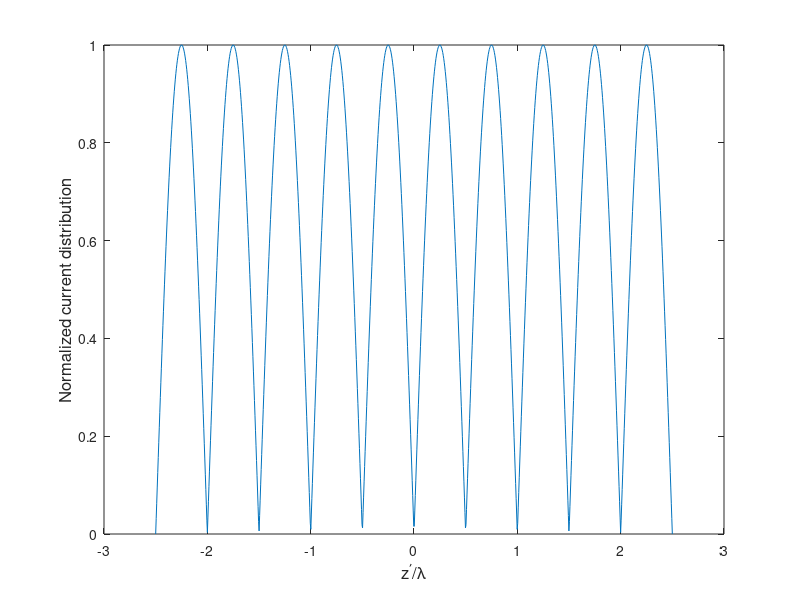

The MATLAB script that drew this image: (Note: this script raises an error after producing the figure.)
 clc;close all;clear all;
 L=input('Length of dipole in wavelengths:');
 eta=120*pi;
 I0=1;
 theta=(1:1:180)*pi/180;
 dth=theta(2)-theta(1);
 U=eta*(abs(I0)^2/(8*pi^2))*((cos((L*pi)*cos(theta))-cos(L*pi))./sin(theta)).^2;
 Umax=max(U);

 Prad=sum(U.*sin(theta)*dth*2*pi);

%Directivity
D=(4*pi*Umax)/Prad;
D_db=10*log10(D);

%Radiation resistance
Rr=(2*Prad)/(abs(I0)^2);

%Current distribution
z=linspace(-L/2,L/2,1000);
I=sin(2*pi*(L/2-abs(z)));
figure(1),plot(z,abs(I));
xlabel('z^{\prime}/\lambda','FontSize',12);
ylabel('Normalized current distribution','FontSize',12);

%Electric field pattern
theta=(1:1:360)*(pi/180);
r=10;
lambda=0.3;
k=(2*pi)/lambda;
L=lambda/2;
E=1i*eta*I0*exp(-1i*k*r)*(1/(2*pi*r))*((cos(k*L*cos(theta)/2)-cos(k*L/2))./sin(theta));
figure(2),polarplot(theta,abs(E));

fprintf('Max radiated power:%f Watts\n',Prad);
fprintf('Max directivity:%f(dimensionless)\n',D);
fprintf('Max directivity:%f dB\n',D_db);
fprintf('Radiation resistance:%f Ohms\n',Rr);

